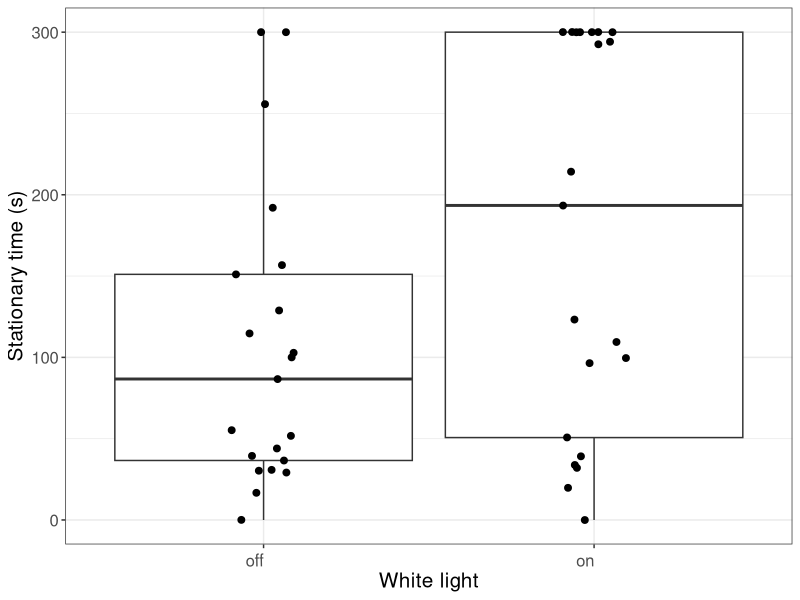
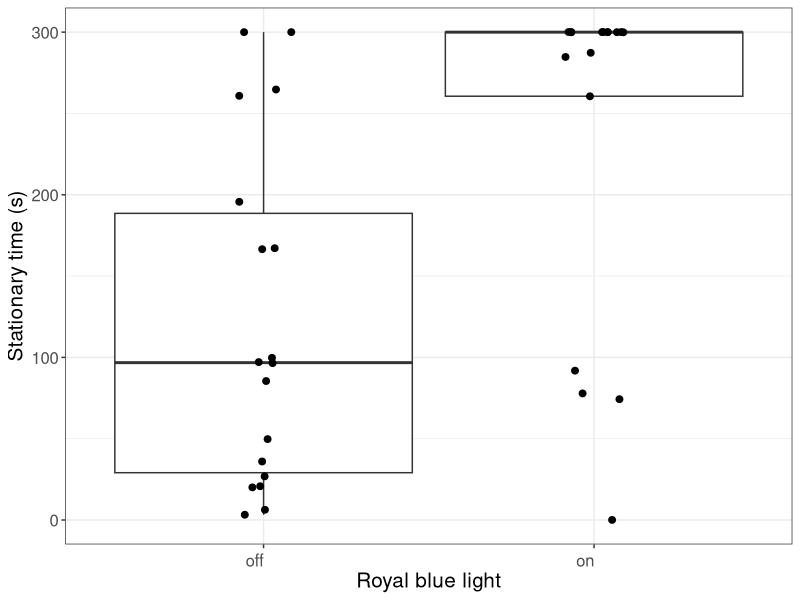
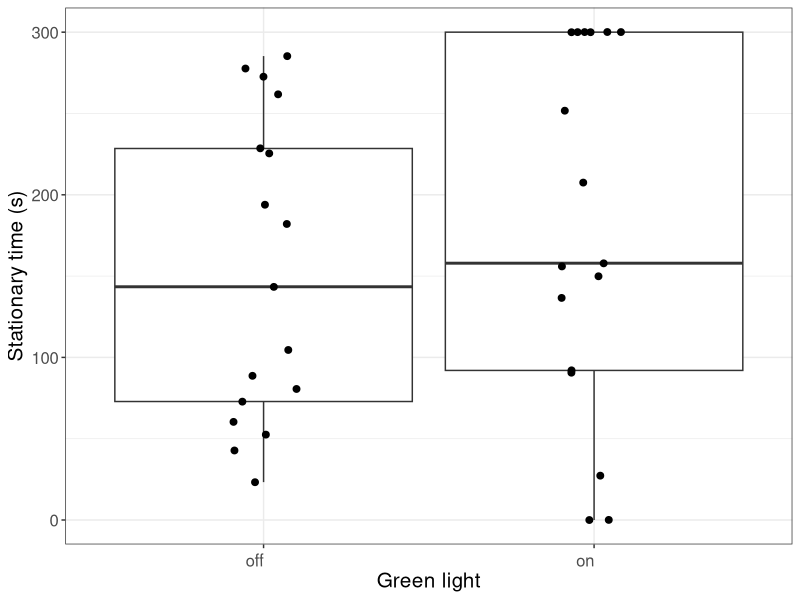
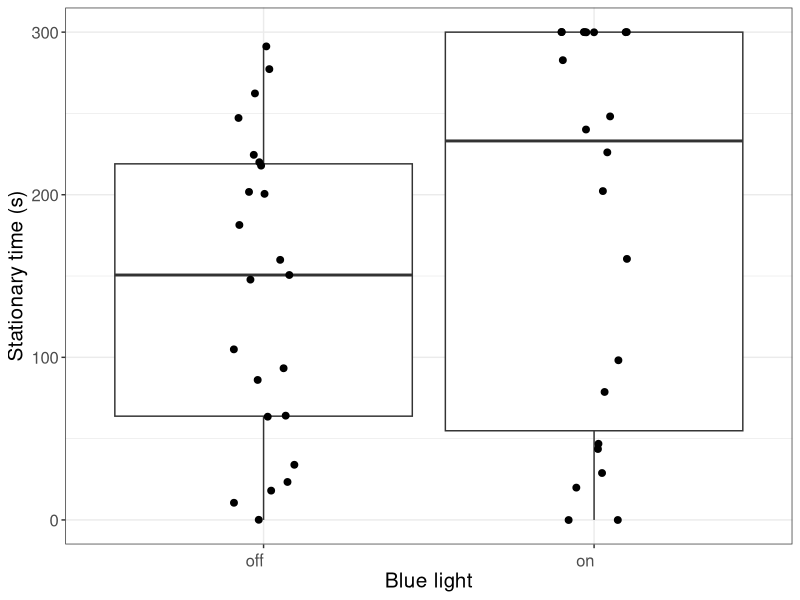
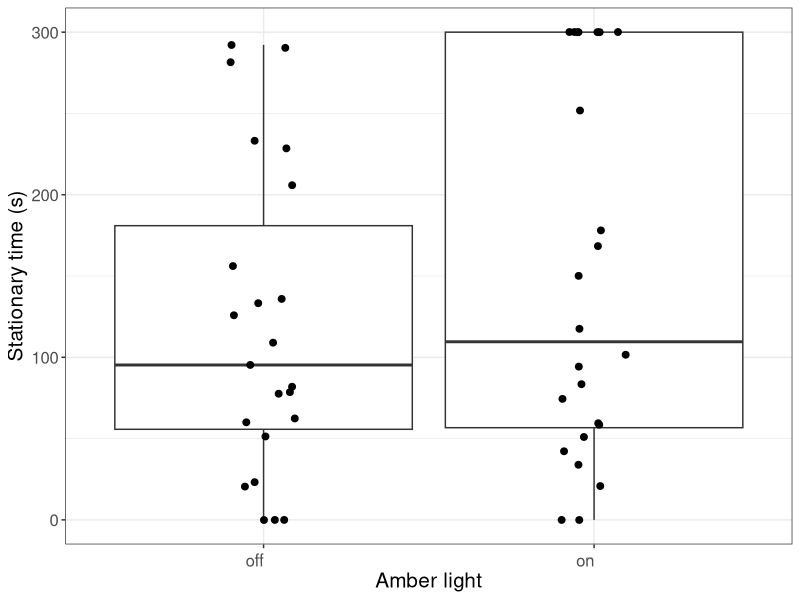
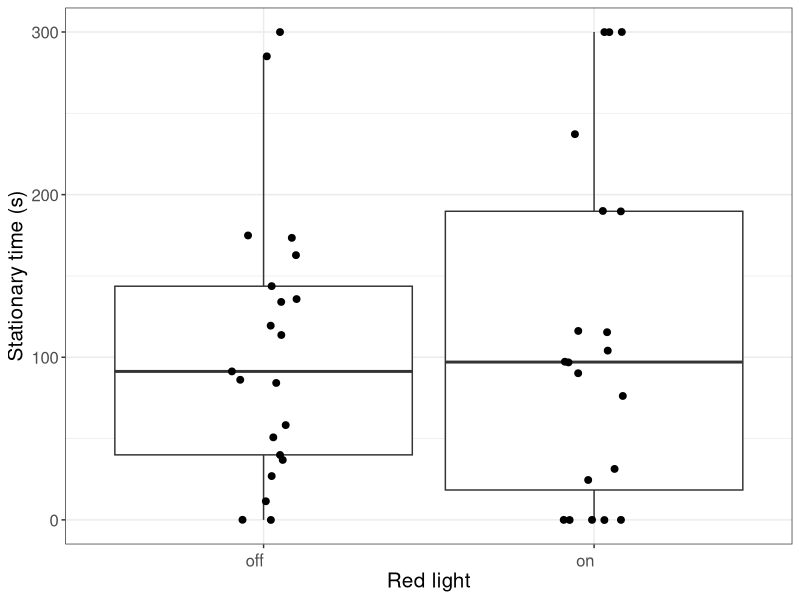
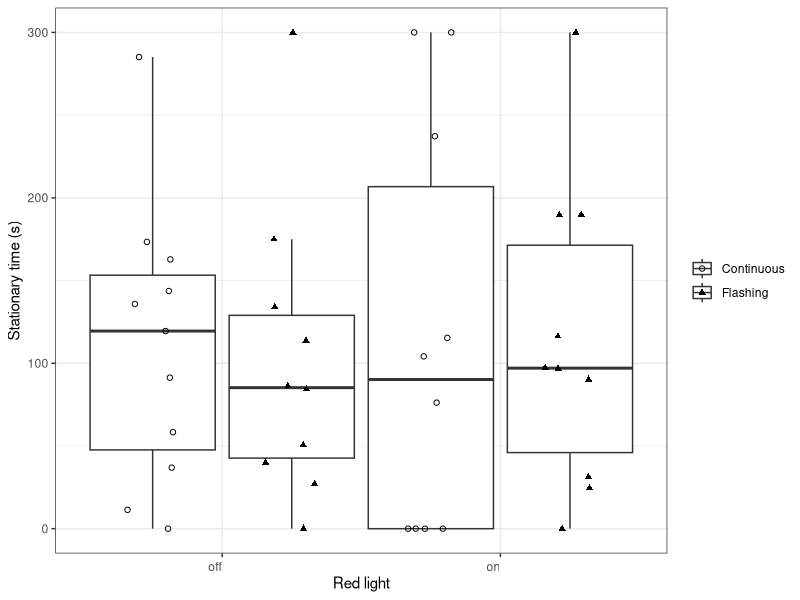
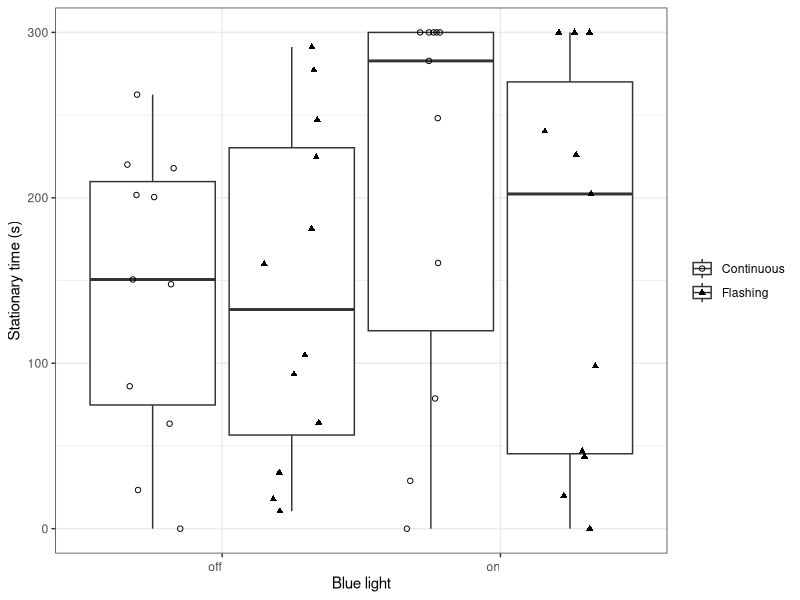

Here is the R script that generated these plots, in order:
###Skate Tank Trial analysis
##Tank trials took place between 13th May 2021 and 23rd August 2021
##Consisted of testing 27 skate (13 blonde rays, 12 spotted and 2 small-eyed)
#The tank was 2.5m by 170cm tank, with a blue fabric background and sand/sediment bottom
##subjected fish to light (around 50 watts**, a single LED made by SafetyNet Technologies)for 5 minutes, with 5 mins of no light immediately before
##6 light colours were used - blue, red, green, white, amber, royal blue 
##repeated for continuous and flashing light (4hz)
##one light was at either end of the tank - and I alternated between which side was switched on to rule out a tank-side bias 
##therefore, the light that was not  being switched on at one end of the tank was the control light
##videos analysed to see how fish responded to light, and whether certain colours influenced type of response)
#Behaviour types: 
#stationary_(light or control) = fish stationary for at least 15 seconds
#stationary_(light or control)_stop = fish starts to move again
##each behaviour was also characterised as either _on or _off 
library(dplyr)
library(ggplot2)
library(ggpubr)
#setwd
skate_stationary<-read.csv("skate_stationary.csv")
###raw stationary data
skate_stationary2<-skate_stationary[,-(1)]   

skate_stationary_totals<-read.csv("stationary_total_control_exp.csv")
##totals for either control or exp side of tank.
##possibility of 4 data points per skate per colour mode. 
##at least one value for total time spent stationary in on/off light conditions
skate_entire_trial<-read.csv("stationary_entire_trial.csv")
##Skate trials where skates were stationary for entirety of lights off and on conditions
all_trials_skate<- read.csv("all_skate_trials.csv")
##all skate trials including ones that didnt move (inflated towards 300s)

###First analysis####
###Make sure to include skates that were active for lights off or lights on conditions
##subset where rows are n=1.
stat_active_1<-skate_stationary_totals%>% group_by(trial_number, light_colour, light_type) %>%
  filter((n() <= 1))
##20 trials.
##change corresponding trial to active, so we now have a paired trial for lights off and on conditions
stat_active_1$control_light<-"both"
stat_active_1_off<-subset(stat_active_1, stat_active_1$light_mode=="off")
stat_active_1_off$light_mode<-"on"
stat_active_1_off$total_new<-0  
stat_active_1_off$LightFact <- stat_active_1_off$light_colour
stat_active_1_off$TypeFact <- stat_active_1_off$light_type

##now do for lights on (change that they were active in lgihts off)
stat_active_1_on<-subset(stat_active_1, stat_active_1$light_mode=="on")
stat_active_1_on$light_mode<-"off"
stat_active_1_on$total_new<-0  
stat_active_1_on$LightFact <- "off"
stat_active_1_on$TypeFact <- "off"

stat_active_half<-rbind(stat_active_1_on,stat_active_1_off)

active_half<- split(stat_active_half, paste0(stat_active_half$trial_number,sep="_", stat_active_half$light_type, sep="_", stat_active_half$light_colour))
##20 paired trials now.

stationary_side_new_activehalf<-rbind(skate_stationary_totals,stat_active_half)
###added this data to stationary totals.

stationary_activehalf<- split(stationary_side_new_activehalf, paste0(stationary_side_new_activehalf$trial_number,sep="_", stationary_side_new_activehalf$light_type, sep="_", stationary_side_new_activehalf$light_colour))
##no more rows containing just 1 now, so all trials paired.

##sort data for model and plotting
stationary_side_new_activehalf$total_new<-as.numeric(stationary_side_new_activehalf$total_new)
stationary_side_new_activehalf$light_type<-as.factor(stationary_side_new_activehalf$light_type)
stationary_side_new_activehalf$species<-as.factor(stationary_side_new_activehalf$species)
stationary_side_new_activehalf$LightFact <- factor(stationary_side_new_activehalf$LightFact, levels = c("off", "amber", "blue", "green", "red","royalblue","white"))
stationary_side_new_activehalf$light_order<-as.factor(stationary_side_new_activehalf$light_order)
stationary_side_new_activehalf$type_order<-as.factor(stationary_side_new_activehalf$type_order)
stationary_side_new_activehalf$trial_number<-as.factor(stationary_side_new_activehalf$trial_number)
stationary_side_new_activehalf$control_light<- factor(stationary_side_new_activehalf$control_light, levels = c("control", "light", "both"))

stationary_side_new_activehalf<-stationary_side_new_activehalf[-1]

#######plot and tables first analysis######

##each colour mode
white_total<-subset(stationary_side_new_activehalf, stationary_side_new_activehalf$light_colour=="white")
royalblue_total<-subset(stationary_side_new_activehalf, stationary_side_new_activehalf$light_colour=="royalblue")
blue_total<-subset(stationary_side_new_activehalf, stationary_side_new_activehalf$light_colour=="blue")
green_total<-subset(stationary_side_new_activehalf, stationary_side_new_activehalf$light_colour=="green")
red_total<-subset(stationary_side_new_activehalf, stationary_side_new_activehalf$light_colour=="red")
amber_total<-subset(stationary_side_new_activehalf, stationary_side_new_activehalf$light_colour=="amber")


white_table<-white_total %>% 
  group_by(light_mode) %>%
  summarize_at(vars((total_new)), funs(mean, sd))
rb_table<-royalblue_total %>% 
  group_by(light_mode) %>%
  summarize_at(vars((total_new)), funs(mean, sd))
green_table<-green_total %>% 
  group_by(light_mode) %>%
  summarize_at(vars((total_new)), funs(mean, sd))
blue_table<-blue_total %>% 
  group_by(light_mode) %>%
  summarize_at(vars((total_new)), funs(mean, sd))
amber_table<-amber_total %>% 
  group_by(light_mode) %>%
  summarize_at(vars((total_new)), funs(mean, sd))
red_table<-red_total %>% 
  group_by(light_mode) %>%
  summarize_at(vars((total_new)), funs(mean, sd))

white_plot<-ggplot(white_total, aes(x=light_mode, y=total_new)) + 
  geom_boxplot(outlier.shape = NA,position=position_dodge(width=1), width=0.9)+
  geom_point(position=position_jitter(width=0.1, height=.1), size=2)+
  labs(x = "White light", 
       y = "Stationary time (s)")+
  theme_bw()+
  theme(axis.text.x = element_text(angle = 1, vjust = 0.5, hjust=1))+
  theme(text = element_text(size=15))+
  theme(legend.title=element_blank())+
  scale_fill_grey(start = 0.6, end = .9)
white_plot

rb_plot<-ggplot(royalblue_total, aes(x=light_mode, y=total_new)) + 
  geom_boxplot(outlier.shape = NA,position=position_dodge(width=1), width=0.9)+
  geom_point(position=position_jitter(width=0.1, height=.1), size=2)+
  labs(x = "Royal blue light", 
       y = "Stationary time (s)")+
  theme_bw()+
  theme(axis.text.x = element_text(angle = 1, vjust = 0.5, hjust=1))+
  theme(text = element_text(size=15))+
  theme(legend.title=element_blank())+
  scale_fill_grey(start = 0.6, end = .9)
rb_plot

green_plot<-ggplot(green_total, aes(x=light_mode, y=total_new)) + 
  geom_boxplot(outlier.shape = NA,position=position_dodge(width=1), width=0.9)+
  geom_point(position=position_jitter(width=0.1, height=.1), size=2)+
  labs(x = "Green light", 
       y = "Stationary time (s)")+
  theme_bw()+
  theme(axis.text.x = element_text(angle = 1, vjust = 0.5, hjust=1))+
  theme(text = element_text(size=15))+
  theme(legend.title=element_blank())+
  scale_fill_grey(start = 0.6, end = .9)
green_plot

blue_plot<-ggplot(blue_total, aes(x=light_mode, y=total_new)) + 
  geom_boxplot(outlier.shape = NA,position=position_dodge(width=1), width=0.9)+
  geom_point(position=position_jitter(width=0.1, height=.1), size=2)+
  labs(x = "Blue light", 
       y = "Stationary time (s)")+
  theme_bw()+
  theme(axis.text.x = element_text(angle = 1, vjust = 0.5, hjust=1))+
  theme(text = element_text(size=15))+
  theme(legend.title=element_blank())+
  scale_fill_grey(start = 0.6, end = .9)
blue_plot

amber_plot<-ggplot(amber_total, aes(x=light_mode, y=total_new)) + 
  geom_boxplot(outlier.shape = NA,position=position_dodge(width=1), width=0.9)+
  geom_point(position=position_jitter(width=0.1, height=.1), size=2)+
  labs(x = "Amber light", 
       y = "Stationary time (s)")+
  theme_bw()+
  theme(axis.text.x = element_text(angle = 1, vjust = 0.5, hjust=1))+
  theme(text = element_text(size=15))+
  theme(legend.title=element_blank())+
  scale_fill_grey(start = 0.6, end = .9)
amber_plot

red_plot<-ggplot(red_total, aes(x=light_mode, y=total_new)) + 
  geom_boxplot(outlier.shape = NA,position=position_dodge(width=1), width=0.9)+
  geom_point(position=position_jitter(width=0.1, height=.1), size=2)+
  labs(x = "Red light", 
       y = "Stationary time (s)")+
  theme_bw()+
  theme(axis.text.x = element_text(angle = 1, vjust = 0.5, hjust=1))+
  theme(text = element_text(size=15))+
  theme(legend.title=element_blank())+
  scale_fill_grey(start = 0.6, end = .9)
red_plot
##amber and red not much different. a lot of variation across colours.

###flash versus continuous###
red_ec<-ggplot(red_total, aes(x=light_mode, y=total_new, shape=light_type)) + 
  geom_boxplot(outlier.shape = NA,position=position_dodge(width=1), width=0.9)+
  geom_point(position=position_jitterdodge(dodge.width=1))+
  scale_shape_manual(values = c(1, 17),labels=c('Continuous', 'Flashing'))+
  labs(x = "Red light", 
       y = "Stationary time (s)")+
  theme_bw()+
  theme(axis.text.x = element_text(angle = 1, vjust = 0.5, hjust=1))+
  theme(legend.title=element_blank())+
  theme(text = element_text(size=11))+
  scale_fill_grey(start = 0.6, end = .9)
red_ec

blue_ec<-ggplot(blue_total, aes(x=light_mode, y=total_new, shape=light_type)) + 
  geom_boxplot(outlier.shape = NA,position=position_dodge(width=1), width=0.9)+
  geom_point(position=position_jitterdodge(dodge.width=1))+
  scale_shape_manual(values = c(1, 17),labels=c('Continuous', 'Flashing'))+
  labs(x = "Blue light", 
       y = "Stationary time (s)")+
  theme_bw()+
  theme(axis.text.x = element_text(angle = 1, vjust = 0.5, hjust=1))+
  theme(legend.title=element_blank())+
  theme(text = element_text(size=11))+
  scale_fill_grey(start = 0.6, end = .9)
blue_ec

amber_ec<-ggplot(amber_total, aes(x=light_mode, y=total_new, shape=light_type)) + 
  geom_boxplot(outlier.shape = NA,position=position_dodge(width=1), width=0.9)+
  geom_point(position=position_jitterdodge(dodge.width=1))+
  scale_shape_manual(values = c(1, 17),labels=c('Continuous', 'Flashing'))+
  labs(x = "Amber light", 
       y = "Stationary time (s)")+
  theme_bw()+
  theme(axis.text.x = element_text(angle = 1, vjust = 0.5, hjust=1))+
  theme(legend.title=element_blank())+
  theme(text = element_text(size=11))+
  scale_fill_grey(start = 0.6, end = .9)
amber_ec

white_ec<-ggplot(white_total, aes(x=light_mode, y=total_new, shape=light_type)) + 
  geom_boxplot(outlier.shape = NA,position=position_dodge(width=1), width=0.9)+
  geom_point(position=position_jitterdodge(dodge.width=1))+
  scale_shape_manual(values = c(1, 17),labels=c('Continuous', 'Flashing'))+
  labs(x = "White light", 
       y = "Stationary time (s)")+
  theme_bw()+
  theme(axis.text.x = element_text(angle = 1, vjust = 0.5, hjust=1))+
  theme(legend.title=element_blank())+
  theme(text = element_text(size=11))+
  scale_fill_grey(start = 0.6, end = .9)
white_ec

rb_ec<-ggplot(royalblue_total, aes(x=light_mode, y=total_new, shape=light_type)) + 
  geom_boxplot(outlier.shape = NA,position=position_dodge(width=1), width=0.9)+
  geom_point(position=position_jitterdodge(dodge.width=1))+
  scale_shape_manual(values = c(1, 17),labels=c('Continuous', 'Flashing'))+
  labs(x = "Royal blue light", 
       y = "Stationary time (s)")+
  theme_bw()+
  theme(axis.text.x = element_text(angle = 1, vjust = 0.5, hjust=1))+
  theme(legend.title=element_blank())+
  theme(text = element_text(size=11))+
  scale_fill_grey(start = 0.6, end = .9)
rb_ec

green_ec<-ggplot(green_total, aes(x=light_mode, y=total_new, shape=light_type)) + 
  geom_boxplot(outlier.shape = NA,position=position_dodge(width=1), width=0.9)+
  geom_point(position=position_jitterdodge(dodge.width=1))+
  scale_shape_manual(values = c(1, 17),labels=c('Continuous', 'Flashing'))+
  labs(x = "Green light", 
       y = "Stationary time (s)")+
  theme_bw()+
  theme(axis.text.x = element_text(angle = 1, vjust = 0.5, hjust=1))+
  theme(legend.title=element_blank())+
  theme(text = element_text(size=11))+
  scale_fill_grey(start = 0.6, end = .9)
green_ec

##no visible differences

###Model####

hist(stationary_side_new_activehalf$total_new)
##kind of normally distributed 
hist(log(stationary_side_new_activehalf$total_new))
##left skewed
library(lmerTest)

##NEW ACTIVE MODEL.
linear1 <- lmer(total_new ~ 
                  +LightFact
                +light_type
                +(1|species)
                +wing_length
                +control_light
                +(1|light_side)
                +light_order
                +type_order
                +(1|trial_number), data = stationary_side_new_activehalf) 
summary(linear1)
###no diff betweenc control and light
##less "both" - less skates active full trial 
##more time stationary in white blue rblue green
#Linear mixed model fit by REML. t-tests use Satterthwaite's method ['lmerModLmerTest']
#Formula: total_new ~ +LightFact + light_type + (1 | species) + wing_length +  
#    control_light + (1 | light_side) + light_order + type_order +      (1 | trial_number)
#   Data: stationary_side_new_activehalf

#REML criterion at convergence: 2755.9

#Scaled residuals: 
#     Min       1Q   Median       3Q      Max 
#-1.94814 -0.78438 -0.06962  0.79387  2.21565 

#Random effects:
# Groups       Name        Variance Std.Dev.
# trial_number (Intercept)    0.0    0.00   
# species      (Intercept)  378.5   19.45   
# light_side   (Intercept)    0.0    0.00   
# Residual                 8188.8   90.49   
#Number of obs: 244, groups:  trial_number, 22; species, 3; light_side, 2#

#Fixed effects:
#                    Estimate Std. Error        df t value Pr(>|t|)    
#(Intercept)         102.7604    31.0066   15.6517   3.314  0.00450 ** 
#LightFactamber       25.9972    20.4769  224.9518   1.270  0.20554    
#LightFactblue        70.3886    21.4252  225.3279   3.285  0.00118 ** 
#LightFactgreen       78.4990    23.9152  225.8173   3.282  0.00119 ** 
#LightFactred         20.7144    22.4720  225.2752   0.922  0.35762    
#LightFactroyalblue  116.7250    23.6754  225.3654   4.930 1.59e-06 ***
#LightFactwhite       58.6003    21.5690  224.4956   2.717  0.00710 ** 
#light_typeflashing   19.3676    12.1172  226.9800   1.598  0.11135    
#wing_length           0.2511     0.6687   54.0897   0.376  0.70873    
#control_lightlight  -12.8824    12.4344  226.1857  -1.036  0.30129    
#control_lightboth  -191.8902    23.2526  225.0905  -8.252 1.31e-14 ***
#light_order2        -12.4958    17.4668  226.2322  -0.715  0.47510    
#light_order3         -8.1953    17.9760  225.6231  -0.456  0.64890    
#light_order4         28.8225    21.7925  226.4998   1.323  0.18731    
#light_order5         57.2906    19.7379  224.9956   2.903  0.00407 ** 
#light_order6         31.1747    22.9422  225.4979   1.359  0.17556    
#type_order2           5.6699    12.2445  226.8420   0.463  0.64377    
#---
#Signif. codes:  0 ‘***’ 0.001 ‘**’ 0.01 ‘*’ 0.05 ‘.’ 0.1 ‘ ’ 1

#Correlation matrix not shown by default, as p = 17 > 12.
#Use print(x, correlation=TRUE)  or
#    vcov(x)        if you need it

#optimizer (nloptwrap) convergence code: 0 (OK)
#boundary (singular) fit: see help('isSingular')


ggarrange(white_plot, green_plot, rb_plot, blue_plot, ncol=2, nrow=2, common.legend = TRUE, legend="bottom")


######Second analysis#####
###Includes trials where skates were active or stationary for whole colour trials (not just in lights off or on conditions)
###But still need to remove trials where skates didnt move for entire 2 hours (skates 11,17,18,22,27)
skate_entire_trial2<-all_trials_skate%>% filter(trial_number != 11)
skate_entire_trial3<-skate_entire_trial2%>% filter(trial_number != 17)
skate_entire_trial4<-skate_entire_trial3%>% filter(trial_number != 18)
skate_entire_trial5<-skate_entire_trial4 %>% filter(trial_number != 22)
skate_entire_trial6<-skate_entire_trial5 %>% filter(trial_number != 27)
##correct
skate_reduced_list<- split(skate_entire_trial6, paste0(skate_entire_trial6$trial_number,sep="_", skate_entire_trial6$light_type, sep="_", skate_entire_trial6$light_colour))
##264 trials = total trials were 324. 60 trials removed.
skate_reduced<-skate_entire_trial6

skate_reduced$LightFact <- factor(skate_reduced$LightFact, levels = c("off", "amber", "blue", "green", "red","royalblue","white"))
skate_reduced$TypeFact <- factor(skate_reduced$TypeFact, levels = c("off", "flashing", "continuous"))
skate_reduced$control_light<- factor(skate_reduced$control_light, levels = c("control", "light", "both"))
skate_reduced$light_order<-as.factor(skate_reduced$light_order)
skate_reduced$type_order<-as.factor(skate_reduced$type_order)
skate_reduced$trial_number<-as.factor(skate_reduced$trial_number)
skate_reduced$light_side<-as.factor(skate_reduced$light_side)
skate_reduced$species<-as.factor(skate_reduced$species)


###ALL ACTIVE SKATES - UNDER MLS - SMALL
###GLMM
linear1 <- lmer(total_new ~ 
                  +LightFact
                +light_type
                +(1|species)
                +wing_length
                +control_light
                +(1|light_side)
                +light_order
                +type_order
                +(1|trial_number),REML = FALSE, 
                control = lmerControl(optimizer ="Nelder_Mead"), data = skate_reduced) 
summary(linear1)

###white loses significane. Model is a poorer fit,

#Linear mixed model fit by maximum likelihood . t-tests use Satterthwaite's method [
#lmerModLmerTest]
#Formula: total_new ~ +LightFact + light_type + (1 | species) + wing_length +  
#  control_light + (1 | light_side) + light_order + type_order +      (1 | trial_number)
#Data: skate_reduced
#Control: lmerControl(optimizer = "Nelder_Mead")

#AIC      BIC   logLik deviance df.resid 
#6448.1   6538.7  -3203.1   6406.1      531 

#Scaled residuals: 
#  Min      1Q  Median      3Q     Max 
#-3.1681 -0.5013  0.2573  0.6535  2.1965 

#Random effects:
#  Groups       Name        Variance Std.Dev.
#trial_number (Intercept)  685.2   26.18   
#species      (Intercept)    0.0    0.00   
#light_side   (Intercept)    0.0    0.00   
#Residual                 6087.8   78.02   
#Number of obs: 552, groups:  trial_number, 22; species, 3; light_side, 2#

#Fixed effects:
#  Estimate Std. Error        df t value Pr(>|t|)    
#(Intercept)         187.7713    23.1256   39.2719   8.120 6.23e-10 ***
#  LightFactamber        7.0479    12.5149  530.5018   0.563  0.57356    
#LightFactblue        32.5610    12.5587  529.9787   2.593  0.00979 ** 
#  LightFactgreen       31.7310    12.6461  531.2107   2.509  0.01240 *  
#  LightFactred         18.1154    12.4668  529.6184   1.453  0.14679    
#LightFactroyalblue   51.8070    12.5259  529.6205   4.136 4.11e-05 ***
#  LightFactwhite       16.6516    12.4654  530.0601   1.336  0.18218    
#light_typeflashing    2.8946     6.7189  530.0133   0.431  0.66678    
#wing_length          -0.4890     0.6145   21.9066  -0.796  0.43468    
#control_lightlight    2.1890     7.3499  531.6330   0.298  0.76595    
#control_lightboth  -207.2041    11.8815  414.7214 -17.439  < 2e-16 ***
#  light_order2         14.9752    11.4000  535.5254   1.314  0.18954    
#light_order3         35.4013    11.8477  537.3031   2.988  0.00294 ** 
#  light_order4         80.7153    11.6674  534.8789   6.918 1.31e-11 ***
#  light_order5         80.6594    11.7886  536.0224   6.842 2.14e-11 ***
#  light_order6         85.3810    11.7162  535.2360   7.287 1.14e-12 ***
#  type_order2         -15.5024     6.7527  531.6960  -2.296  0.02208 *  
#  ---
#  Signif. codes:  0 ‘***’ 0.001 ‘**’ 0.01 ‘*’ 0.05 ‘.’ 0.1 ‘ ’ 1#

#Correlation matrix not shown by default, as p = 17 > 12.
#Use print(x, correlation=TRUE)  or
#vcov(x)        if you need it

#optimizer (Nelder_Mead) convergence code: 0 (OK)
#boundary (singular) fit: see help('isSingular')


######skate variation in stationary behaviour with analysis 2####

##change to numeric as currently a factor
skate_reduced[,11] <- as.numeric(as.character(skate_reduced[,11]))

trial_1to11<-subset(skate_reduced, skate_reduced$trial_number< 12)
trial_12to26<-subset(skate_reduced, skate_reduced$trial_number>=12)
trial_1to11$trial_number <- as.factor(trial_1to11$trial_number)
trial_12to26$trial_number <- as.factor(trial_12to26$trial_number)

exp2<-ggplot(trial_1to11, aes(x=trial_number, y=total_new,shape=light_mode)) + 
  geom_boxplot(outlier.shape = NA,position=position_dodge(width=1), width=0.5)+
  #geom_point(position=position_jitterdodge(dodge.width=0.1), size=1.5)+
  geom_point(position = position_jitterdodge(jitter.width = 0.1),size =1.75)+
  scale_shape_manual(values = c(1, 17),labels=c('Lights off', 'Lights on'))+
  labs(x = "Light colour modes", 
       y = "Stationary time (s)")+
  theme_bw()+
  ylim(0,300)+
  # theme(axis.text.x = element_text(angle = 1, vjust = 0.5, hjust=1))+
  theme(text = element_text(size=11))+
  theme(legend.title=element_blank())+
  theme(axis.title.x=element_blank())+
  theme(axis.title.y=element_blank())+
  # scale_x_discrete(labels=c('Amber', 'Blue','Green', 'Red','Royal blue', 'White'))+
  scale_fill_grey(start = 0.6, end = .9)
exp2

exp3<-ggplot(trial_12to26, aes(x=trial_number, y=total_new,shape=light_mode)) + 
  geom_boxplot(outlier.shape = NA,position=position_dodge(width=1), width=0.5)+
  #geom_point(position=position_jitterdodge(dodge.width=0.1), size=1.5)+
  geom_point(position = position_jitterdodge(jitter.width = 0.1),size =1.75)+
  scale_shape_manual(values = c(1, 17),labels=c('Lights off', 'Lights on'))+
  labs(x = "Light colour modes", 
       y = "Stationary time (s)")+
  theme_bw()+
  ylim(0,300)+
  # theme(axis.text.x = element_text(angle = 1, vjust = 0.5, hjust=1))+
  theme(text = element_text(size=11))+
  theme(legend.title=element_blank())+
  theme(axis.title.x=element_blank())+
  theme(axis.title.y=element_blank())+
  # scale_x_discrete(labels=c('Amber', 'Blue','Green', 'Red','Royal blue', 'White'))+
  scale_fill_grey(start = 0.6, end = .9)
exp3

require(grid) 
figure<-ggarrange(exp2, exp3,ncol=1, nrow=2, common.legend = TRUE, legend="bottom")
annotate_figure(figure, left = textGrob("   Stationary time (s)", rot = 90, vjust = 1, gp = gpar(cex = 1.3)))
